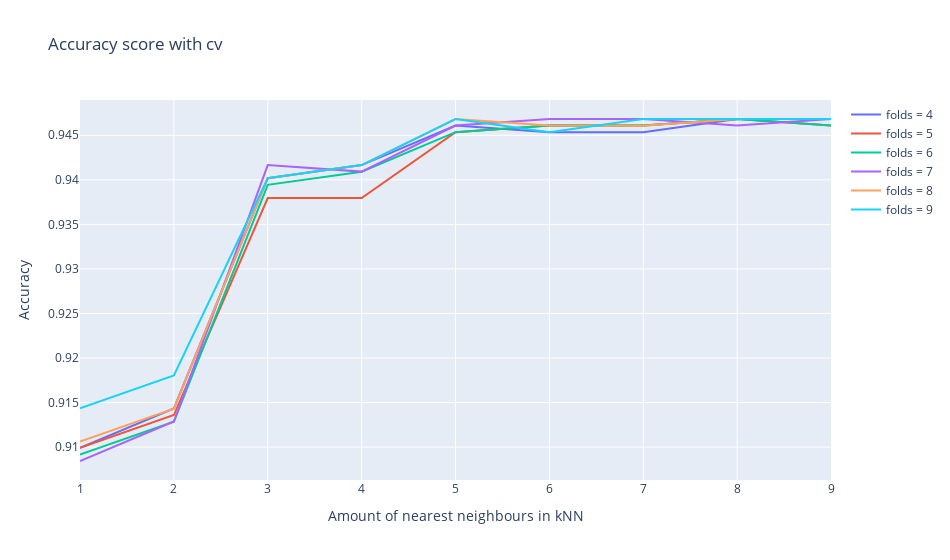

Source (notebook cell):
### Code cell
fig= go.Figure() 
for ind, fold in enumerate(amount_folds):
    fig.add_scatter(x=np.array(amount_k), y=result_acc[ind], mode="lines", name =f"folds = {fold}")
fig.update_layout(width=950, title="Accuracy score with cv", 
                  xaxis_title="Amount of nearest neighbours in kNN", yaxis_title="Accuracy") 
fig.show()

### Figure 1 — Plotly figure (JSON) as saved in the notebook; plotly's stock layout.template omitted (floating-point values rounded to 4 significant figures)
{"data": [{"mode": "lines", "name": "folds = 4", "type": "scatter", "x": [1, 2, 3, 4, 5, 6, 7, 8, 9], "y": [0.9099, 0.9143, 0.9402, 0.9417, 0.9461, 0.9453, 0.9453, 0.9468, 0.9468]}, {"mode": "lines", "name": "folds = 5", "type": "scatter", "x": [1, 2, 3, 4, 5, 6, 7, 8, 9], "y": [0.9099, 0.9136, 0.938, 0.938, 0.9453, 0.9461, 0.9461, 0.9468, 0.9461]}, {"mode": "lines", "name": "folds = 6", "type": "scatter", "x": [1, 2, 3, 4, 5, 6, 7, 8, 9], "y": [0.9092, 0.9129, 0.9394, 0.9409, 0.9453, 0.9461, 0.9461, 0.9468, 0.9461]}, {"mode": "lines", "name": "folds = 7", "type": "scatter", "x": [1, 2, 3, 4, 5, 6, 7, 8, 9], "y": [0.9084, 0.9129, 0.9417, 0.9409, 0.9461, 0.9468, 0.9468, 0.9461, 0.9468]}, {"mode": "lines", "name": "folds = 8", "type": "scatter", "x": [1, 2, 3, 4, 5, 6, 7, 8, 9], "y": [0.9106, 0.9143, 0.9402, 0.9417, 0.9468, 0.9461, 0.9461, 0.9468, 0.9468]}, {"mode": "lines", "name": "folds = 9", "type": "scatter", "x": [1, 2, 3, 4, 5, 6, 7, 8, 9], "y": [0.9144, 0.918, 0.9402, 0.9417, 0.9468, 0.9454, 0.9468, 0.9468, 0.9468]}], "layout": {"title": {"text": "Accuracy score with cv"}, "width": 950, "xaxis": {"title": {"text": "Amount of nearest neighbours in kNN"}}, "yaxis": {"title": {"text": "Accuracy"}}}}
